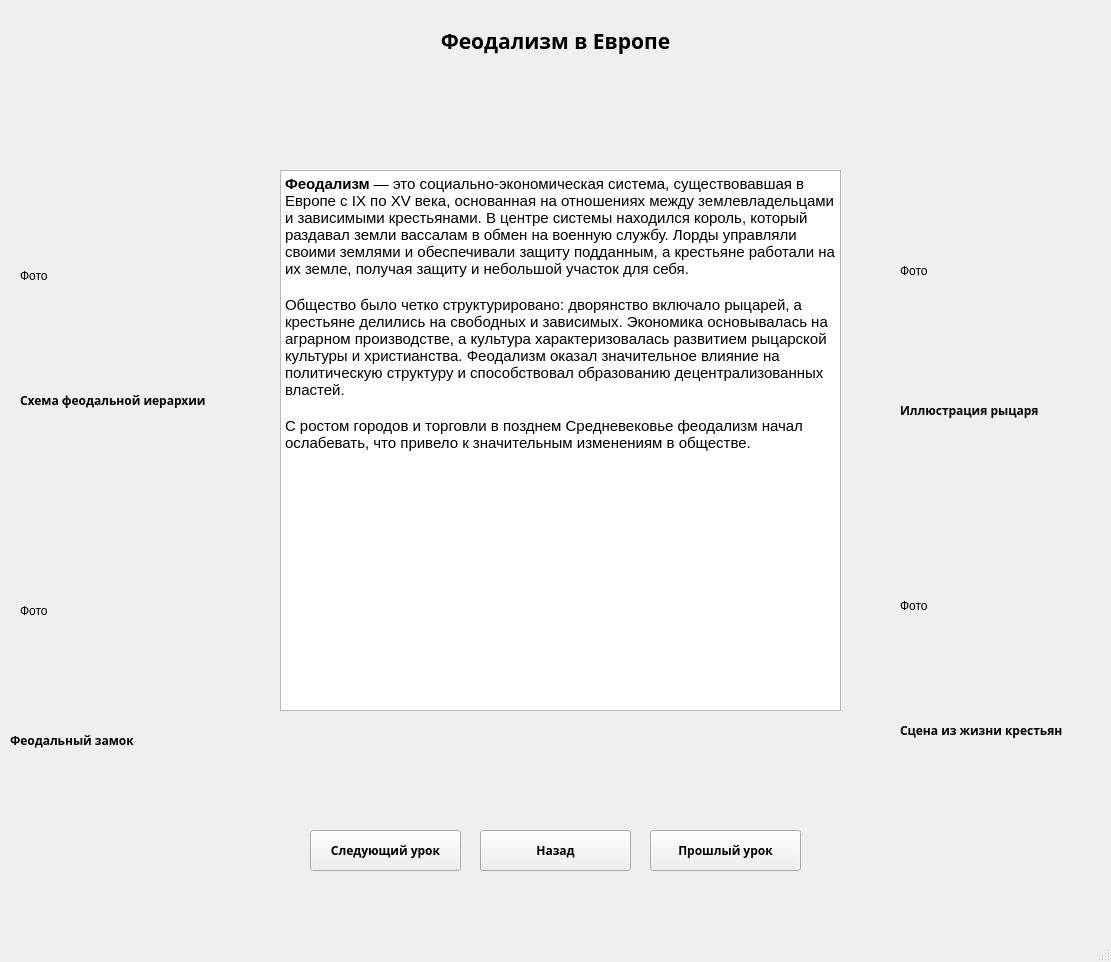
<?xml version="1.0" encoding="UTF-8"?>
<ui version="4.0">
 <class>MainWindow</class>
 <widget class="QMainWindow" name="MainWindow">
  <property name="geometry">
   <rect>
    <x>0</x>
    <y>0</y>
    <width>1111</width>
    <height>962</height>
   </rect>
  </property>
  <property name="windowTitle">
   <string>MainWindow</string>
  </property>
  <widget class="QWidget" name="centralwidget">
   <widget class="QLabel" name="heading_label">
    <property name="geometry">
     <rect>
      <x>0</x>
      <y>0</y>
      <width>1111</width>
      <height>81</height>
     </rect>
    </property>
    <property name="font">
     <font>
      <family>Rockwell Extra Bold</family>
      <pointsize>16</pointsize>
      <weight>75</weight>
      <bold>true</bold>
     </font>
    </property>
    <property name="text">
     <string>Феодализм в Европе</string>
    </property>
    <property name="alignment">
     <set>Qt::AlignCenter</set>
    </property>
   </widget>
   <widget class="QTextBrowser" name="main_text">
    <property name="geometry">
     <rect>
      <x>280</x>
      <y>170</y>
      <width>561</width>
      <height>541</height>
     </rect>
    </property>
    <property name="html">
     <string>&lt;!DOCTYPE HTML PUBLIC &quot;-//W3C//DTD HTML 4.0//EN&quot; &quot;http://www.w3.org/TR/REC-html40/strict.dtd&quot;&gt;
&lt;html&gt;&lt;head&gt;&lt;meta name=&quot;qrichtext&quot; content=&quot;1&quot; /&gt;&lt;style type=&quot;text/css&quot;&gt;
p, li { white-space: pre-wrap; }
&lt;/style&gt;&lt;/head&gt;&lt;body style=&quot; font-family:'MS Shell Dlg 2'; font-size:6.6pt; font-weight:400; font-style:normal;&quot;&gt;
&lt;p style=&quot; margin-top:0px; margin-bottom:0px; margin-left:0px; margin-right:0px; -qt-block-indent:0; text-indent:0px;&quot;&gt;&lt;span style=&quot; font-size:11pt; font-weight:600;&quot;&gt;Феодализм&lt;/span&gt;&lt;span style=&quot; font-size:11pt;&quot;&gt; — это социально-экономическая система, существовавшая в Европе с IX по XV века, основанная на отношениях между землевладельцами и зависимыми крестьянами. В центре системы находился король, который раздавал земли вассалам в обмен на военную службу. Лорды управляли своими землями и обеспечивали защиту подданным, а крестьяне работали на их земле, получая защиту и небольшой участок для себя.&lt;/span&gt;&lt;/p&gt;
&lt;p style=&quot;-qt-paragraph-type:empty; margin-top:0px; margin-bottom:0px; margin-left:0px; margin-right:0px; -qt-block-indent:0; text-indent:0px; font-size:11pt;&quot;&gt;&lt;br /&gt;&lt;/p&gt;
&lt;p style=&quot; margin-top:0px; margin-bottom:0px; margin-left:0px; margin-right:0px; -qt-block-indent:0; text-indent:0px;&quot;&gt;&lt;span style=&quot; font-size:11pt;&quot;&gt;Общество было четко структурировано: дворянство включало рыцарей, а крестьяне делились на свободных и зависимых. Экономика основывалась на аграрном производстве, а культура характеризовалась развитием рыцарской культуры и христианства. Феодализм оказал значительное влияние на политическую структуру и способствовал образованию децентрализованных властей.&lt;/span&gt;&lt;/p&gt;
&lt;p style=&quot;-qt-paragraph-type:empty; margin-top:0px; margin-bottom:0px; margin-left:0px; margin-right:0px; -qt-block-indent:0; text-indent:0px; font-size:11pt;&quot;&gt;&lt;br /&gt;&lt;/p&gt;
&lt;p style=&quot; margin-top:0px; margin-bottom:0px; margin-left:0px; margin-right:0px; -qt-block-indent:0; text-indent:0px;&quot;&gt;&lt;span style=&quot; font-size:11pt;&quot;&gt;С ростом городов и торговли в позднем Средневековье феодализм начал ослабевать, что привело к значительным изменениям в обществе. &lt;/span&gt;&lt;/p&gt;&lt;/body&gt;&lt;/html&gt;</string>
    </property>
   </widget>
   <widget class="QLabel" name="scheme_photo">
    <property name="geometry">
     <rect>
      <x>20</x>
      <y>175</y>
      <width>191</width>
      <height>201</height>
     </rect>
    </property>
    <property name="text">
     <string>Фото</string>
    </property>
   </widget>
   <widget class="QLabel" name="castle_photo">
    <property name="geometry">
     <rect>
      <x>20</x>
      <y>510</y>
      <width>191</width>
      <height>201</height>
     </rect>
    </property>
    <property name="text">
     <string>Фото</string>
    </property>
   </widget>
   <widget class="QLabel" name="life_photo">
    <property name="geometry">
     <rect>
      <x>900</x>
      <y>505</y>
      <width>191</width>
      <height>201</height>
     </rect>
    </property>
    <property name="text">
     <string>Фото</string>
    </property>
   </widget>
   <widget class="QLabel" name="knight_photo">
    <property name="geometry">
     <rect>
      <x>900</x>
      <y>170</y>
      <width>191</width>
      <height>201</height>
     </rect>
    </property>
    <property name="text">
     <string>Фото</string>
    </property>
   </widget>
   <widget class="QLabel" name="scheme_label">
    <property name="geometry">
     <rect>
      <x>20</x>
      <y>390</y>
      <width>191</width>
      <height>21</height>
     </rect>
    </property>
    <property name="font">
     <font>
      <family>Rockwell Extra Bold</family>
      <weight>75</weight>
      <bold>true</bold>
     </font>
    </property>
    <property name="text">
     <string>Схема феодальной иерархии</string>
    </property>
   </widget>
   <widget class="QLabel" name="castle_label">
    <property name="geometry">
     <rect>
      <x>10</x>
      <y>730</y>
      <width>191</width>
      <height>21</height>
     </rect>
    </property>
    <property name="font">
     <font>
      <family>Rockwell Extra Bold</family>
      <weight>75</weight>
      <bold>true</bold>
     </font>
    </property>
    <property name="text">
     <string>Феодальный замок</string>
    </property>
   </widget>
   <widget class="QLabel" name="knight_label">
    <property name="geometry">
     <rect>
      <x>900</x>
      <y>400</y>
      <width>191</width>
      <height>21</height>
     </rect>
    </property>
    <property name="font">
     <font>
      <family>Rockwell Extra Bold</family>
      <weight>75</weight>
      <bold>true</bold>
     </font>
    </property>
    <property name="text">
     <string>Иллюстрация рыцаря</string>
    </property>
   </widget>
   <widget class="QLabel" name="life_label">
    <property name="geometry">
     <rect>
      <x>900</x>
      <y>720</y>
      <width>191</width>
      <height>21</height>
     </rect>
    </property>
    <property name="font">
     <font>
      <family>Rockwell Extra Bold</family>
      <weight>75</weight>
      <bold>true</bold>
     </font>
    </property>
    <property name="text">
     <string>Сцена из жизни крестьян</string>
    </property>
   </widget>
   <widget class="QPushButton" name="next_lesson_button">
    <property name="geometry">
     <rect>
      <x>310</x>
      <y>830</y>
      <width>151</width>
      <height>41</height>
     </rect>
    </property>
    <property name="font">
     <font>
      <family>Rockwell Extra Bold</family>
      <weight>75</weight>
      <bold>true</bold>
     </font>
    </property>
    <property name="text">
     <string>Следующий урок</string>
    </property>
   </widget>
   <widget class="QPushButton" name="return_button">
    <property name="geometry">
     <rect>
      <x>480</x>
      <y>830</y>
      <width>151</width>
      <height>41</height>
     </rect>
    </property>
    <property name="font">
     <font>
      <family>Rockwell Extra Bold</family>
      <weight>75</weight>
      <bold>true</bold>
     </font>
    </property>
    <property name="text">
     <string>Назад</string>
    </property>
   </widget>
   <widget class="QPushButton" name="previous_lesson">
    <property name="geometry">
     <rect>
      <x>650</x>
      <y>830</y>
      <width>151</width>
      <height>41</height>
     </rect>
    </property>
    <property name="font">
     <font>
      <family>Rockwell Extra Bold</family>
      <weight>75</weight>
      <bold>true</bold>
     </font>
    </property>
    <property name="text">
     <string>Прошлый урок</string>
    </property>
   </widget>
  </widget>
  <widget class="QMenuBar" name="menubar">
   <property name="geometry">
    <rect>
     <x>0</x>
     <y>0</y>
     <width>1111</width>
     <height>26</height>
    </rect>
   </property>
  </widget>
  <widget class="QStatusBar" name="statusbar"/>
 </widget>
 <resources/>
 <connections/>
</ui>
